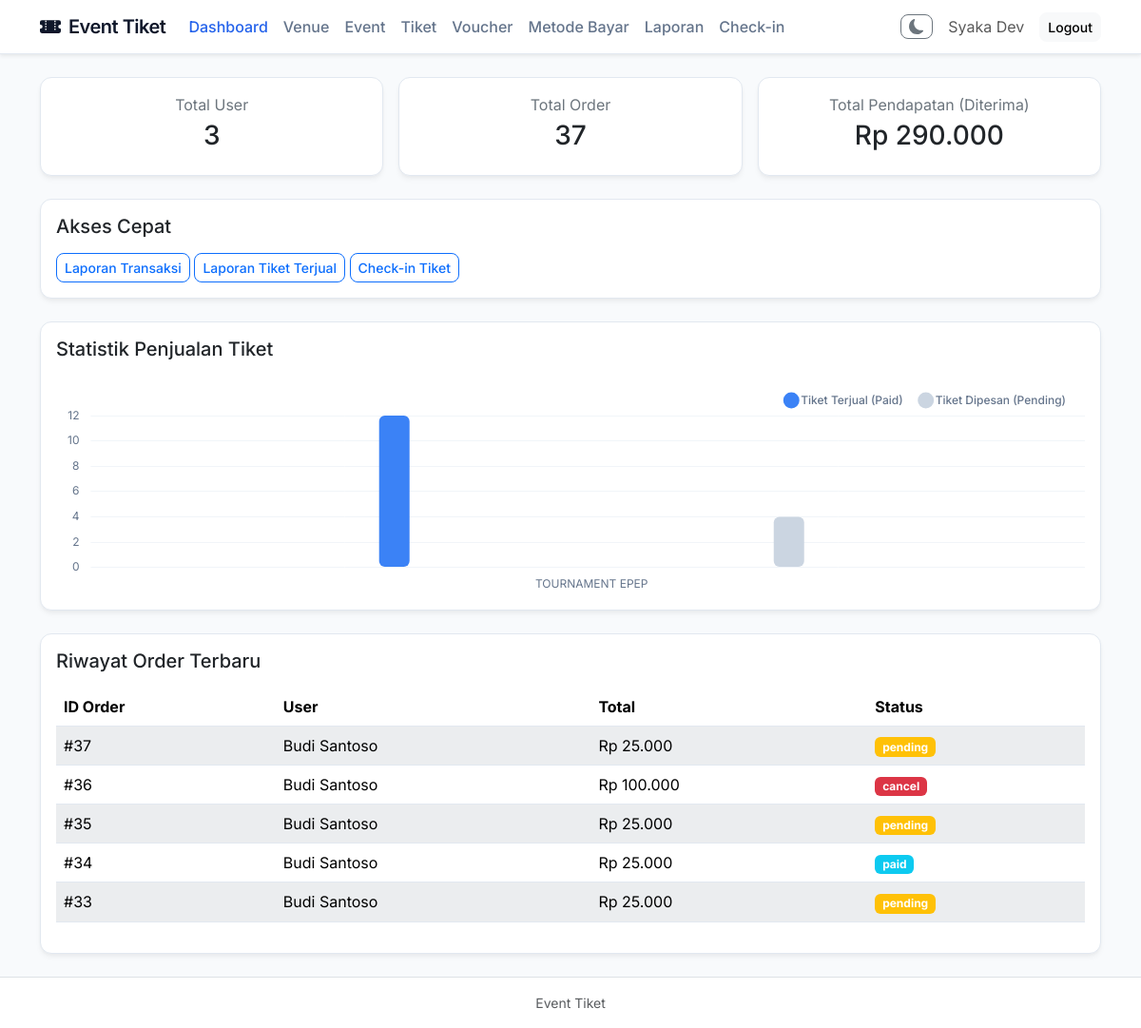
Page /index.php?page=admin_dashboard (signed in) on the earlier database version.
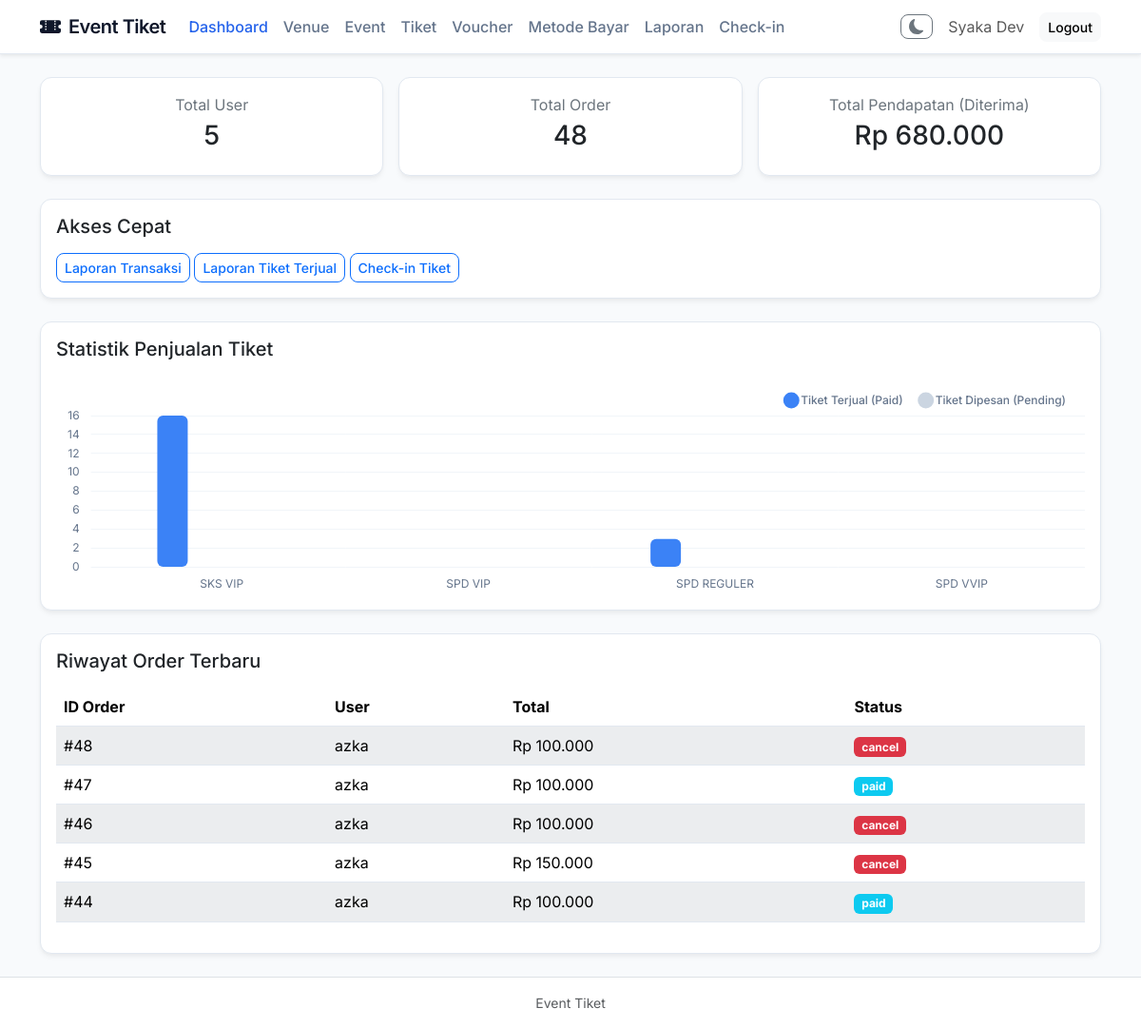
Same page on the later database version.
### tables this page shows
CREATE TABLE `orders` (
  `id_order` int NOT NULL,
  `id_user` int DEFAULT NULL,
  `tanggal_order` datetime DEFAULT CURRENT_TIMESTAMP,
  `total` int NOT NULL,
  `status` enum('pending','paid','cancel') DEFAULT 'pending',
  `id_voucher` int DEFAULT NULL,
  `id_metode` int DEFAULT NULL,
  `bukti_pembayaran` varchar(255) DEFAULT NULL
);

CREATE TABLE `users` (
  `id_user` int NOT NULL,
  `nama` varchar(100) NOT NULL,
  `email` varchar(100) NOT NULL,
  `password` varchar(255) NOT NULL,
  `role` enum('user','petugas','admin') NOT NULL
);

### proses/bootstrap.php (called while the page is built, shortened)
<?php
function e(string $value): string
{
    return htmlspecialchars($value, ENT_QUOTES, 'UTF-8');
}

### views/admin/dashboard.php (the view, shortened to what this page needs)
<?php
$totalUser = (int)$pdo->query("SELECT COUNT(*) FROM users WHERE role='user'")->fetchColumn();
$totalOrder = (int)$pdo->query("SELECT COUNT(*) FROM orders")->fetchColumn();
$totalRevenue = (float)$pdo->query("SELECT COALESCE(SUM(total),0) FROM orders WHERE status='paid'")->fetchColumn();
$recentOrders = $pdo->query('SELECT o.id_order, o.status, o.total, u.nama
    FROM orders o
    JOIN users u ON u.id_user=o.id_user
    ORDER BY o.id_order DESC
    LIMIT 5')->fetchAll();
?>
<div class="row g-3 mb-4">
    <div class="col-md-4"><div class="card card-modern text-center"><div class="card-body"><p class="text-secondary mb-1">Total User</p><h3><?= $totalUser ?></h3></div></div></div>
    <div class="col-md-4"><div class="card card-modern text-center"><div class="card-body"><p class="text-secondary mb-1">Total Order</p><h3><?= $totalOrder ?></h3></div></div></div>
    <div class="col-md-4"><div class="card card-modern text-center"><div class="card-body"><p class="text-secondary mb-1">Total Pendapatan (Diterima)</p><h3>Rp <?= number_format($totalRevenue, 0, ',', '.') ?></h3></div></div></div>
</div>
<div class="card card-modern">
    <div class="card-body">
        <h5 class="mb-3">Akses Cepat</h5>
        <a class="btn btn-outline-primary btn-sm" href="index.php?page=report_transaksi">Laporan Transaksi</a>
        <a class="btn btn-outline-primary btn-sm" href="index.php?page=report_tiket">Laporan Tiket Terjual</a>
        <a class="btn btn-outline-primary btn-sm" href="index.php?page=checkin">Check-in Tiket</a>
    </div>
</div>
<div class="card card-modern mt-4">
    <div class="card-body">
        <h5 class="mb-3">Statistik Penjualan Tiket</h5>
        <canvas id="ticketSalesChart" style="max-height: 350px;"></canvas>
    </div>
</div>
<div class="card card-modern mt-4">
    <div class="card-body">
        <h5 class="mb-3">Riwayat Order Terbaru</h5>
        <div class="table-responsive">
            <table class="table table-striped">
                <thead>
                    <tr>
                        <th>ID Order</th>
                        <th>User</th>
                        <th>Total</th>
                        <th>Status</th>
                    </tr>
                </thead>
                <tbody>
                    <?php foreach ($recentOrders as $order): ?>
                        <?php
                            $badge = 'secondary';
                            if ($order['status'] === 'pending') {
                                $badge = 'warning';
                            } elseif ($order['status'] === 'paid') {
                                $badge = 'info';
                            } elseif ($order['status'] === 'accepted') {
                                $badge = 'success';
                            } elseif ($order['status'] === 'cancel') {
                                $badge = 'danger';
                            }
                        ?>
                        <tr>
                            <td>#<?= (int)$order['id_order'] ?></td>
                            <td><?= e($order['nama']) ?></td>
                            <td>Rp <?= number_format((float)$order['total'], 0, ',', '.') ?></td>
                            <td><span class="badge bg-<?= $badge ?>"><?= e($order['status']) ?></span></td>
                        </tr>
                    <?php endforeach; ?>
                </tbody>
            </table>
        </div>
    </div>
</div>

Differences in the rows shown:
no longer on this page (row edited): orders: id_order "37", id_user.nama "Budi Santoso", total "25.000", status "pending"
no longer on this page (row unchanged): orders: id_order "36", id_user.nama "Budi Santoso", total "100.000", status "cancel"
no longer on this page (row edited): orders: id_order "35", id_user.nama "Budi Santoso", total "25.000", status "pending"
no longer on this page (row unchanged): orders: id_order "34", id_user.nama "Budi Santoso", total "25.000", status "paid"
no longer on this page (row edited): orders: id_order "33", id_user.nama "Budi Santoso", total "25.000", status "pending"
added orders: id_order "48", id_user.nama "azka", total "100.000", status "cancel"
added orders: id_order "47", id_user.nama "azka", total "100.000", status "paid"
added orders: id_order "46", id_user.nama "azka", total "100.000", status "cancel"
added orders: id_order "45", id_user.nama "azka", total "150.000", status "cancel"
added orders: id_order "44", id_user.nama "azka", total "100.000", status "paid"
Other differences:
$totalUser: "3" → "5"
$totalOrder: "37" → "48"
$totalRevenue: "290.000" → "680.000"
chart data {{ json_encode($chartLabels) }}: ["TOURNAMENT EPEP"] → ["SKS VIP","SPD VIP","SPD REGULER","SPD VVIP"]
chart data {{ json_encode($chartDataPaid) }}: [12] → [16,0,3,0]
chart data {{ json_encode($chartDataPesan) }}: [4] → [0,0,0,0]
